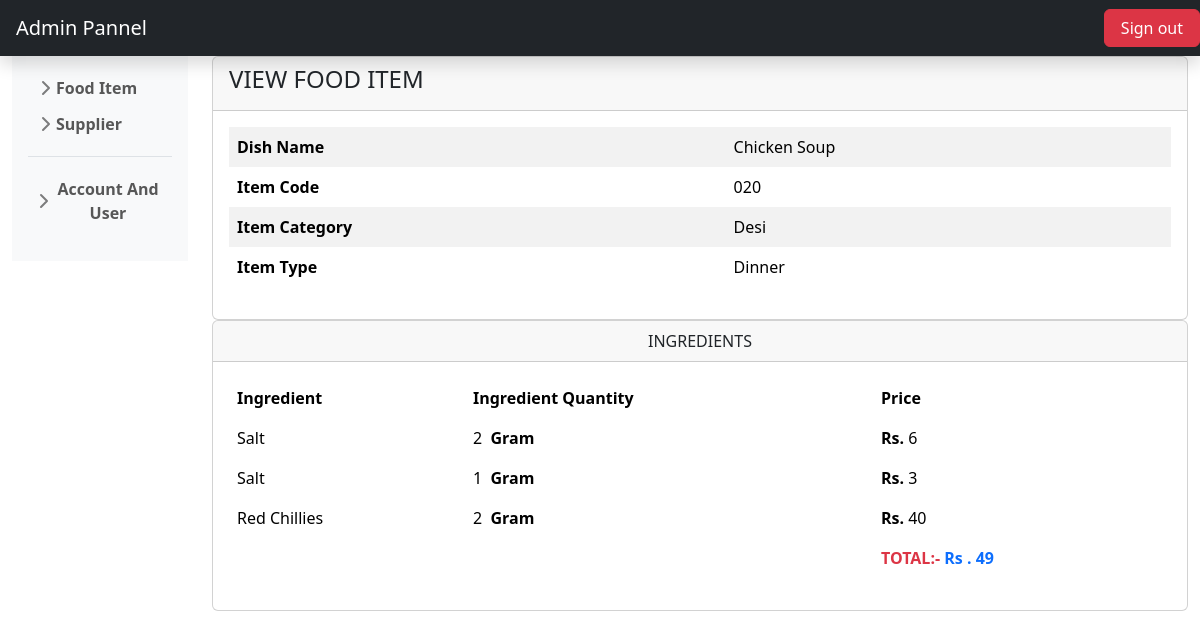
The app's page /view_food.php?view=1 with its own data.
### tables this page shows
CREATE TABLE `food` (
  `foodId` int(11) NOT NULL,
  `dishname` varchar(50) NOT NULL,
  `itemcode` varchar(50) NOT NULL,
  `category` varchar(50) NOT NULL,
  `type` varchar(255) NOT NULL,
  `created_at` timestamp NOT NULL DEFAULT current_timestamp()
);

CREATE TABLE `food_ingredients` (
  `food_ingredient_id` int(11) NOT NULL,
  `ingredientId` int(11) NOT NULL,
  `quantity` varchar(50) NOT NULL,
  `price` varchar(50) NOT NULL,
  `foodId` int(11) NOT NULL,
  `created_at` timestamp NOT NULL DEFAULT current_timestamp()
);

CREATE TABLE `ingredients` (
  `ingId` int(11) NOT NULL,
  `ingredient` varchar(50) NOT NULL,
  `unit` varchar(50) NOT NULL,
  `qty` int(11) NOT NULL DEFAULT 0,
  `ingcat` varchar(255) NOT NULL,
  `price` int(11) NOT NULL DEFAULT 0,
  `created_at` timestamp NOT NULL DEFAULT current_timestamp()
);

### view_food.php (the view)
<?php
include 'db.php';
$id = $_GET['view'];
$total_dish_cost = mysqli_query($conn, "SELECT SUM(price) AS total_price FROM food_ingredients WHERE foodId='$id'");
$dish_price = $row = mysqli_fetch_array($total_dish_cost);
$result = mysqli_query($conn, "SELECT * FROM food WHERE foodId='$id'");
$row = mysqli_fetch_array($result);
$result_ing = mysqli_query($conn, "SELECT fi.ingredientId , fi.quantity , fi.price , i.ingredient , i.unit FROM food_ingredients fi JOIN ingredients i ON fi.ingredientId=i.ingId WHERE fi.foodId='$id'");
include 'header.php';
?>
<div class="container-fluid">
    <div class="row">
        <div class="col-md-2">
            <?php
            include 'nav.php';
            ?>
        </div>
        <div class="col-md-10">
            <div class="card">
                <div class="card-header">
                    <h4>VIEW FOOD ITEM</h4>
                </div>
                <div class="card-body">
                    <table class="table table-borderless table-striped">
                        <tr>
                            <td> <b> Dish Name</b></td>
                            <td><?php echo $row['dishname']; ?></td>
                        </tr>
                        <tr>
                            <td><b> Item Code</b></td>
                            <td><?php echo $row['itemcode']; ?></td>
                        </tr>
                        <tr>
                            <td><b> Item Category</b></td>
                            <td><?php echo $row['category']; ?></td>
                        </tr>
                        <tr>
                            <td><b> Item Type</b></td>
                            <td><?php echo $row['type']; ?></td>
                        </tr>
                    </table>
                </div>
            </div>
            <div class="card">
                <div class="card-header">
                    <center> INGREDIENTS</center>
                </div>
                <div class="card-body">
                    <table class="table table-hover table-borderless">
                        <tr class="bg-light">
                            <th>Ingredient</th>
                            <th>Ingredient Quantity</th>
                            <th>Price</th>
                        </tr>
                        <?php while ($fet_ing = mysqli_fetch_array($result_ing)) {
                        ?>
                            <tr>
                                <td><?php echo $fet_ing['ingredient'] ?></td>
                                <td><?php echo $fet_ing['quantity'] . "&nbsp <b>" . $fet_ing['unit'] . "</b>"; ?></td>
                                <td><?php echo "<b>Rs. </b>" . $fet_ing['price'] ?></td>
                            </tr>
                        <?php } ?>
                        <tfoot>
                            <tr class="bg-light">
                                <td></td>
                                <td></td>
                                <td colspan="">
                                    <span class="text-primary"><b class="text-danger">TOTAL:-</b> <b> <?php echo "<b>Rs . </b>" . $dish_price['total_price'] ?></b></span>
                                </td>
                            </tr>
                        </tfoot>
                    </table>
                </div>
            </div>
        </div>
    </div>
</div>
<?php
include 'footer.php'
?>

### header.php (shortened to what this page needs)
<!DOCTYPE html>
<html lang="en">
<head>
    <link rel="stylesheet" href="css/bootstrap.min.css">
    <link rel="stylesheet" href="css/sidebars.css">
</head>
<body>
    <header class="navbar navbar-dark sticky-top bg-dark flex-md-nowrap p-0 py-2 shadow">
        <a class="navbar-brand col-md-3 col-lg-2 me-0 px-3" href="#">Admin Pannel</a>
        <div class="navbar-nav">
            <div class="nav-item text-nowrap">
                <a class=" btn btn-danger rounded px-3" href="logout.php">Sign out</a>
            </div>
        </div>
    </header>

### nav.php (shortened to what this page needs)
<div class="flex-shrink-0 p-3 bg-light">
    <ul class="list-unstyled ps-0">
        <li class="mb-1">
            <button class="btn btn-toggle align-items-center rounded collapsed" data-bs-toggle="collapse" data-bs-target="#home-collapse" aria-expanded="">
                Food Item
            </button>
        </li>
        <li class="mb-1">
            <button class="btn btn-toggle align-items-center rounded collapsed" data-bs-toggle="collapse" data-bs-target="#dashboard-collapse" aria-expanded="false">
                Supplier
            </button>
        </li>
        <li class="border-top my-3"></li>
        <li class="mb-1">
            <button class="btn btn-toggle align-items-center rounded collapsed" data-bs-toggle="collapse" data-bs-target="#account-collapse" aria-expanded="false">
                Account And User
            </button>
        </li>
    </ul>
</div>

### footer.php (shortened to what this page needs)
</body>
</html>

### css/sidebars.css (style rules this page uses)
body { min-height: 100vh; min-height: -webkit-fill-available; }
html { height: -webkit-fill-available; }
.btn-toggle { display: inline-flex; align-items: center; padding: .25rem .5rem; font-weight: 600; color: rgba(0, 0, 0, .65); background-color: transparent; border: 0; }
.btn-toggle::before { width: 1.25em; line-height: 0; transition: transform .35s ease; transform-origin: .5em 50%; }

### records on screen
food: dishname "Chicken Soup", itemcode "020", category "Desi", type "Dinner"
food_ingredients: ingredientId.ingredient "Salt", quantity "2", ingredientId.unit "Gram", price "6"
food_ingredients: ingredientId.ingredient "Salt", quantity "1", ingredientId.unit "Gram", price "3"
food_ingredients: ingredientId.ingredient "Red Chillies", quantity "2", ingredientId.unit "Gram", price "40"

### other values on screen
$dish_price['total_price'] "49"
